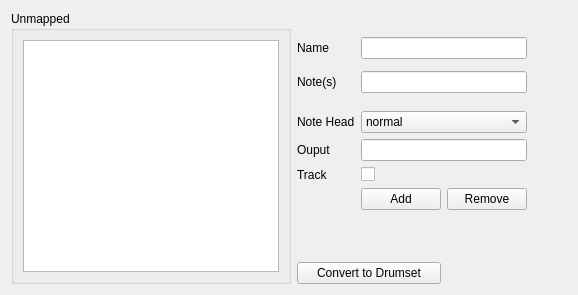
               <widget class="QWidget" name="instrument_multisample_tab">
                <attribute name="title">
                 <string>Multisample</string>
                </attribute>
                <layout class="QGridLayout" name="gridLayout_16">
                 <item row="1" column="0" rowspan="12">
                  <widget class="QGroupBox" name="multisample_unmapped_box">
                   <property name="title">
                    <string>Unmapped</string>
                   </property>
                   <layout class="QGridLayout" name="gridLayout_18">
                    <item row="0" column="0">
                     <widget class="QListWidget" name="multisample_unmapped_list"/>
                    </item>
                   </layout>
                  </widget>
                 </item>
                 <item row="2" column="1">
                  <widget class="QLabel" name="multisample_sample_name_label">
                   <property name="text">
                    <string>Name</string>
                   </property>
                  </widget>
                 </item>
                 <item row="7" column="2" colspan="2">
                  <widget class="QComboBox" name="multisample_sample_notehead">
                   <item>
                    <property name="text">
                     <string>normal</string>
                    </property>
                   </item>
                   <item>
                    <property name="text">
                     <string>x</string>
                    </property>
                   </item>
                   <item>
                    <property name="text">
                     <string>o</string>
                    </property>
                   </item>
                   <item>
                    <property name="text">
                     <string>+</string>
                    </property>
                   </item>
                   <item>
                    <property name="text">
                     <string>⮾</string>
                    </property>
                   </item>
                   <item>
                    <property name="text">
                     <string>▲</string>
                    </property>
                   </item>
                   <item>
                    <property name="text">
                     <string>▼</string>
                    </property>
                   </item>
                   <item>
                    <property name="text">
                     <string>/</string>
                    </property>
                   </item>
                   <item>
                    <property name="text">
                     <string>◆</string>
                    </property>
                   </item>
                  </widget>
                 </item>
                 <item row="1" column="4">
                  <spacer name="horizontalSpacer_2">
                   <property name="orientation">
                    <enum>Qt::Horizontal</enum>
                   </property>
                   <property name="sizeHint" stdset="0">
                    <size>
                     <width>40</width>
                     <height>20</height>
                    </size>
                   </property>
                  </spacer>
                 </item>
                 <item row="8" column="1">
                  <widget class="QLabel" name="multisample_sample_output_label">
                   <property name="text">
                    <string>Ouput</string>
                   </property>
                  </widget>
                 </item>
                 <item row="8" column="2" colspan="2">
                  <widget class="QLineEdit" name="multisample_sample_output"/>
                 </item>
                 <item row="2" column="2" colspan="2">
                  <widget class="QLineEdit" name="multisample_sample_name"/>
                 </item>
                 <item row="10" column="3">
                  <widget class="QPushButton" name="multisample_sample_remove">
                   <property name="text">
                    <string>Remove</string>
                   </property>
                  </widget>
                 </item>
                 <item row="11" column="1">
                  <spacer name="verticalSpacer_5">
                   <property name="orientation">
                    <enum>Qt::Vertical</enum>
                   </property>
                   <property name="sizeHint" stdset="0">
                    <size>
                     <width>20</width>
                     <height>40</height>
                    </size>
                   </property>
                  </spacer>
                 </item>
                 <item row="4" column="2" colspan="2">
                  <widget class="QLineEdit" name="multisample_sample_notes">
                   <property name="maxLength">
                    <number>200</number>
                   </property>
                  </widget>
                 </item>
                 <item row="7" column="1">
                  <widget class="QLabel" name="multisample_sample_notehead_label">
                   <property name="text">
                    <string>Note Head</string>
                   </property>
                  </widget>
                 </item>
                 <item row="10" column="2">
                  <widget class="QPushButton" name="multisample_sample_add">
                   <property name="text">
                    <string>Add</string>
                   </property>
                  </widget>
                 </item>
                 <item row="4" column="1">
                  <widget class="QLabel" name="multisample_sample_notes_label">
                   <property name="text">
                    <string>Note(s)</string>
                   </property>
                  </widget>
                 </item>
                 <item row="9" column="1">
                  <widget class="QLabel" name="multisample_sample_track_label">
                   <property name="text">
                    <string>Track</string>
                   </property>
                  </widget>
                 </item>
                 <item row="9" column="2">
                  <widget class="QCheckBox" name="multisample_sample_track">
                   <property name="text">
                    <string/>
                   </property>
                  </widget>
                 </item>
                 <item row="12" column="1" colspan="2">
                  <widget class="QPushButton" name="multisample_make_drumset">
                   <property name="text">
                    <string>Convert to Drumset</string>
                   </property>
                  </widget>
                 </item>
                </layout>
               </widget>
